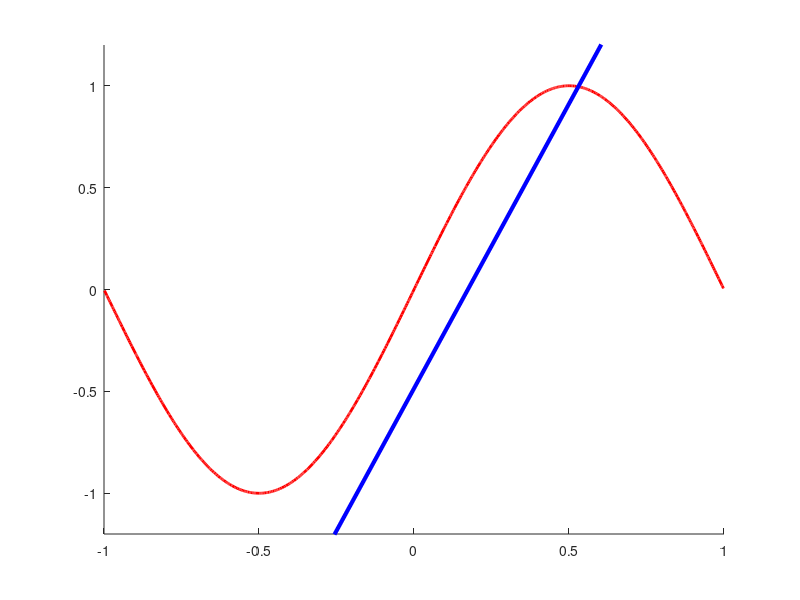

Write MATLAB code to recreate this figure.
function q7
	close all;
	figure;
	axis ([-1, 1, -1.2, 1.2]);
	hold on;
	
	n = 1000;
	X = zeros (n, 2);
	g = zeros (n, 2);
	
	plotSin();
	
	for i = 1 : n
		x = rand (2, 1) * 2 - 1;
		y = sin (pi * x);
		tx = transformE (x);
		w = pinv(tx'*tx) * tx'*y;
		X(i,:) = x';
		g(i,:) = w';
		
%		plot (x, y, 'ob');
%		line ([-1;1], [1,-1; 1,1]*w, 'LineWidth', 1);	% [x0=1, x1=+-1]
	end;
%	plotSin();
	
	w = mean (g, 1);
	line ([-1;1], [1,-1; 1,1]*w', 'Color', 'b', 'LineWidth', 3);		% 2x2 * 2x1
	
	bias = calcBias (w);
	variance = calcVariance (X, g, w);
	errOut = bias + variance;
	
	printf ('Mean g = [%.2f, %.2f]\n', w(1), w(2));
	printf ('Bias = %.2f\n', bias);
	printf ('Variance = %.2f\n', variance);
	printf ('Out of sample error = %.3f\n', errOut);
end;

function [x] = transformA (x)	% bias=0.51 var=0.25 err=0.763
	n = size(x, 1);
	x = [ones(n, 1), zeros(n, 1)];
end;

function [x] = transformB (x)	% bias=0.28 var=0.24 err=0.52 g = [0.00, 1.42]
	n = size(x, 1);
	x = [zeros(n, 1), x];
end;

function [x] = transformC (x)	% bias=0.21 var=1.88 err=2.09 g = [0.02, 0.74]
	n = size(x, 1);
	x = [ones(n, 1), x];
end;

function [x] = transformD (x)	% bias=0.52 var=8.77 err=9.28
	n = size(x, 1);
	x = [zeros(n, 1), x.^2];
end;

function [x] = transformE (x)	% bias=0.Lot var=0. err=0.Lot
	n = size(x, 1);
	x = [ones(n, 1), x.^2];
end;

function [bias] = calcBias (w)
	n = 1000;
	X = sort (rand (n, 1) * 2 - 1);
	Y = sin (pi * X);
	tx = transformE (X);
	h = tx * w';
	bias = mean ((h - Y).^2);
end;

function [variance] = calcVariance (X, g, w)
	n = 2;
	m = size(g, 1);
	vars = zeros(m, 1);
	
	for i = 1 : m
		x = rand (n, 1) * 2 - 1;
		tx = transformE (x);
		h = tx * g(i,:)';
		y = tx * w';
		vars(i) = mean ((h - y).^2);
%		plot (x, h, 'xr', 'LineWidth', 2);
%		plot (x, y, 'xb', 'LineWidth', 2);
	end;

	variance = mean (vars);
end;

function plotSin
	n = 1000;
	X = sort (rand (n, 1) * 2 - 1);
	Y = sin (pi * X);
	plot (X, Y, '-r', 'LineWidth', 2);
end;

function plotSquared
	n = 1000;
	X = sort (rand (n, 1) * 2 - 1);
	Y = X.^2;
	plot (X, Y, '-b', 'LineWidth', 2);
end;
